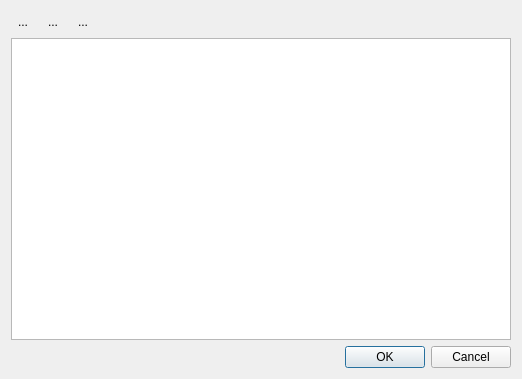
<?xml version="1.0" encoding="UTF-8"?>
<ui version="4.0">
 <class>TableInputDlg</class>
 <widget class="QDialog" name="TableInputDlg">
  <property name="geometry">
   <rect>
    <x>0</x>
    <y>0</y>
    <width>522</width>
    <height>379</height>
   </rect>
  </property>
  <property name="windowTitle">
   <string>Input</string>
  </property>
  <layout class="QGridLayout" name="gridLayout">
   <item row="0" column="1">
    <widget class="QToolButton" name="toolButtonRedo">
     <property name="sizePolicy">
      <sizepolicy hsizetype="Preferred" vsizetype="Preferred">
       <horstretch>0</horstretch>
       <verstretch>0</verstretch>
      </sizepolicy>
     </property>
     <property name="text">
      <string>...</string>
     </property>
     <property name="icon">
      <iconset theme="edit-redo">
       <normaloff>.</normaloff>.</iconset>
     </property>
     <property name="autoRaise">
      <bool>true</bool>
     </property>
     <property name="arrowType">
      <enum>Qt::NoArrow</enum>
     </property>
    </widget>
   </item>
   <item row="0" column="3">
    <spacer name="horizontalSpacer">
     <property name="orientation">
      <enum>Qt::Horizontal</enum>
     </property>
     <property name="sizeHint" stdset="0">
      <size>
       <width>40</width>
       <height>20</height>
      </size>
     </property>
    </spacer>
   </item>
   <item row="0" column="2">
    <widget class="QToolButton" name="toolButtonUndo">
     <property name="sizePolicy">
      <sizepolicy hsizetype="Preferred" vsizetype="Preferred">
       <horstretch>0</horstretch>
       <verstretch>0</verstretch>
      </sizepolicy>
     </property>
     <property name="text">
      <string>...</string>
     </property>
     <property name="icon">
      <iconset theme="edit-undo">
       <normaloff>.</normaloff>.</iconset>
     </property>
     <property name="autoRaise">
      <bool>true</bool>
     </property>
     <property name="arrowType">
      <enum>Qt::NoArrow</enum>
     </property>
    </widget>
   </item>
   <item row="0" column="0">
    <widget class="QToolButton" name="toolButtonPasteData">
     <property name="sizePolicy">
      <sizepolicy hsizetype="Preferred" vsizetype="Preferred">
       <horstretch>0</horstretch>
       <verstretch>0</verstretch>
      </sizepolicy>
     </property>
     <property name="text">
      <string>...</string>
     </property>
     <property name="icon">
      <iconset theme="edit-paste">
       <normaloff>.</normaloff>.</iconset>
     </property>
     <property name="autoRaise">
      <bool>true</bool>
     </property>
     <property name="arrowType">
      <enum>Qt::NoArrow</enum>
     </property>
    </widget>
   </item>
   <item row="1" column="0" colspan="4">
    <widget class="QTableView" name="tableView">
     <property name="sizePolicy">
      <sizepolicy hsizetype="Preferred" vsizetype="Expanding">
       <horstretch>0</horstretch>
       <verstretch>0</verstretch>
      </sizepolicy>
     </property>
     <property name="sizeAdjustPolicy">
      <enum>QAbstractScrollArea::AdjustToContents</enum>
     </property>
    </widget>
   </item>
   <item row="2" column="3">
    <widget class="QDialogButtonBox" name="buttonBox">
     <property name="orientation">
      <enum>Qt::Horizontal</enum>
     </property>
     <property name="standardButtons">
      <set>QDialogButtonBox::Cancel|QDialogButtonBox::Ok</set>
     </property>
    </widget>
   </item>
  </layout>
  <action name="actionPaste">
   <property name="checkable">
    <bool>false</bool>
   </property>
   <property name="icon">
    <iconset theme="edit-paste">
     <normaloff>.</normaloff>.</iconset>
   </property>
   <property name="text">
    <string>Paste</string>
   </property>
   <property name="toolTip">
    <string>Paste</string>
   </property>
   <property name="shortcut">
    <string>Ctrl+V</string>
   </property>
  </action>
  <action name="actionRedo">
   <property name="icon">
    <iconset theme="edit-redo">
     <normaloff>.</normaloff>.</iconset>
   </property>
   <property name="text">
    <string>Redo</string>
   </property>
   <property name="toolTip">
    <string>Redo</string>
   </property>
   <property name="shortcut">
    <string>Ctrl+Y</string>
   </property>
  </action>
  <action name="actionUndo">
   <property name="icon">
    <iconset theme="edit-undo">
     <normaloff>.</normaloff>.</iconset>
   </property>
   <property name="text">
    <string>Undo</string>
   </property>
   <property name="toolTip">
    <string>Undo</string>
   </property>
   <property name="shortcut">
    <string>Ctrl+Z</string>
   </property>
  </action>
 </widget>
 <resources/>
 <connections>
  <connection>
   <sender>buttonBox</sender>
   <signal>accepted()</signal>
   <receiver>TableInputDlg</receiver>
   <slot>accept()</slot>
   <hints>
    <hint type="sourcelabel">
     <x>582</x>
     <y>461</y>
    </hint>
    <hint type="destinationlabel">
     <x>32</x>
     <y>451</y>
    </hint>
   </hints>
  </connection>
  <connection>
   <sender>buttonBox</sender>
   <signal>rejected()</signal>
   <receiver>TableInputDlg</receiver>
   <slot>reject()</slot>
   <hints>
    <hint type="sourcelabel">
     <x>503</x>
     <y>464</y>
    </hint>
    <hint type="destinationlabel">
     <x>61</x>
     <y>466</y>
    </hint>
   </hints>
  </connection>
 </connections>
</ui>
